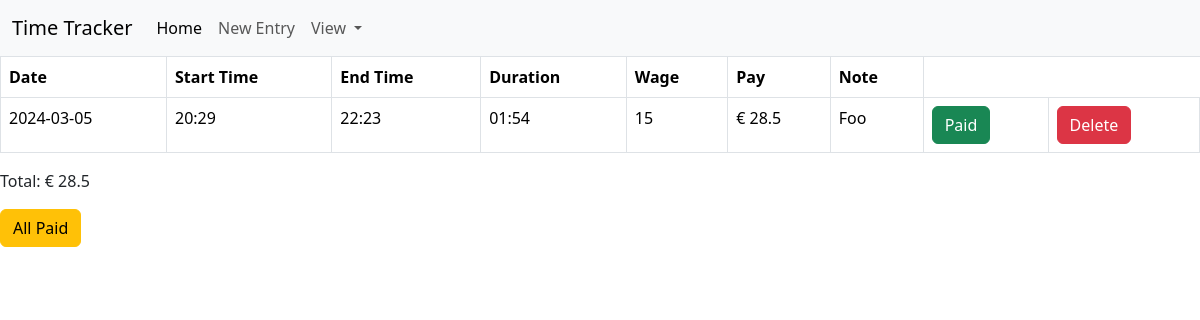
The page / on the database its author committed.
### tables this page shows
CREATE TABLE entries (
            id INTEGER PRIMARY KEY AUTOINCREMENT,
            creation_date TEXT NOT NULL,
            start_time TEXT NOT NULL,
            end_time TEXT NOT NULL,
            duration INTEGER NOT NULL,
            note TEXT NOT NULL,
            wage INTEGER NOT NULL,
            pay INTEGER NOT NULL
        );

### website/views.py (the view)
@views.route("/", methods=["GET", "POST"])
def home():
    entries_row = db.execute("SELECT * FROM entries").fetchall()
    entries = []
    for row in entries_row:
        entries.append(
            {"id": row["id"],
             "creation_date": row["creation_date"],
             "start_time": row["start_time"],
             "end_time": row["end_time"],
             "duration": row["duration"],
             "note": row["note"],
             "wage": row["wage"],
             "pay": row["pay"]
             }
        )
    total = 0
    for entry in entries:
        total += float(entry["pay"].split("€")[1])
    return render_template("index.html", entries=entries, total=f"€ {str(total)}")

### website/templates/index.html (shortened to what this page needs)
{% extends "base.html" %}
    {% block content %}
    <table class="table table-bordered">
        <th>Date</th>
        <th>Start Time</th>
        <th>End Time</th>
        <th>Duration</th>
        <th>Wage</th>
        <th>Pay</th>
        <th>Note</th>
        {% for row in entries %}
        <tr>
            <td>{{row.creation_date}}</td>
            <td>{{row.start_time}}</td>
            <td>{{row.end_time}}</td>
            <td>{{row.duration}}</td>
            <td>{{row.wage}}</td>
            <td>{{row.pay}}</td>
            <td>{{row.note}}</td>
            <td>
                <a href="{{url_for('views.paid', id=row.id)}}"><button class="btn btn-success">Paid</button></a>
            </td>
            <td>
                <a href="{{url_for('views.delete', id=row.id)}}"><button class="btn btn-danger" onclick="return confirm('Are you sure?')">Delete</button></a>
            </td>
        {% endfor %}
    </table>
    <p>Total: {{total}} </p>
    <a href="{{url_for('views.all_paid')}}" onclick="return confirm('Are you sure?')"><button class="btn btn-warning">All Paid</button></a>
    {% endblock %}

### rows shown on the page
entries: creation_date "2024-03-05", start_time "20:29", end_time "22:23", duration "01:54", wage "15", pay "€ 28.5", note "Foo"

### other values the page prints
{{ total }} "€ 28.5"
